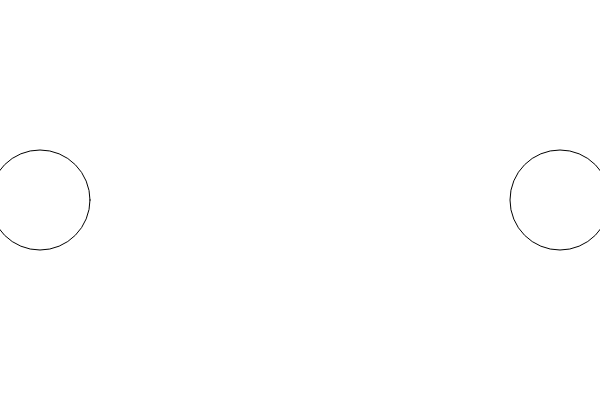
Frame 1 (no input)
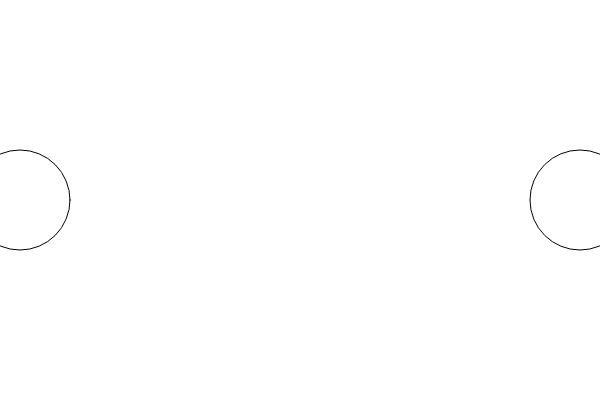
Frame 60 (no input)
Frame 120 (the mouse pressed at the canvas centre since frame 60): identical to frame 60, image omitted

The p5.js sketch that drew these frames (run headless with seeded random() and noise() and a simulated clock; from frame 60 on, the mouse is pressed at the canvas centre):

// p5.js sketch
// ── sketch.js
function setup() 
{
  createCanvas (600,400);
  strokeWeight(1);
}

var x = 30, s = 10;

function draw()
{
  clear();
  x = x + s;

  ellipse(x, 200, 100, 100);
  ellipse(600-x, 200, 100, 100);

  if(x > 570)
  {
    s = 0
  }

  if( x < 30)
  {
    s = 0
  }
}
